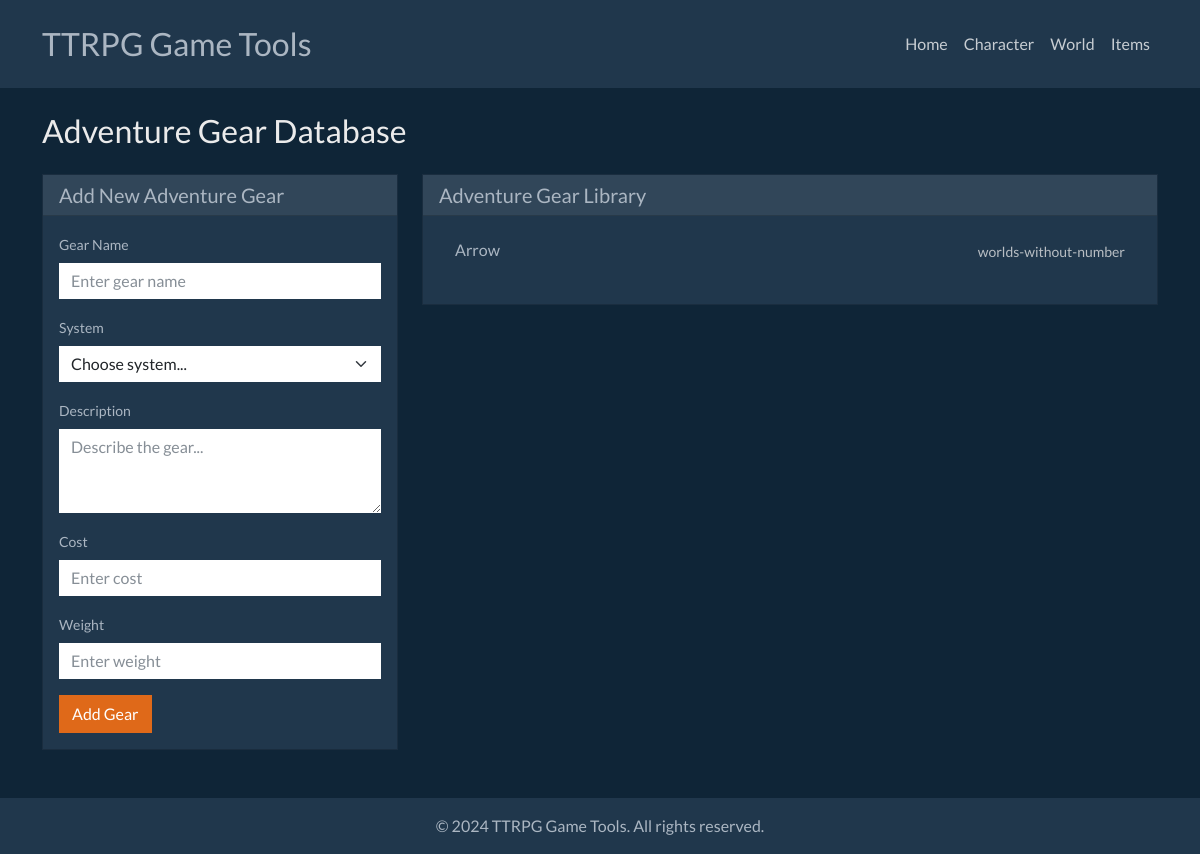
The page /adventure on the database as committed earlier.
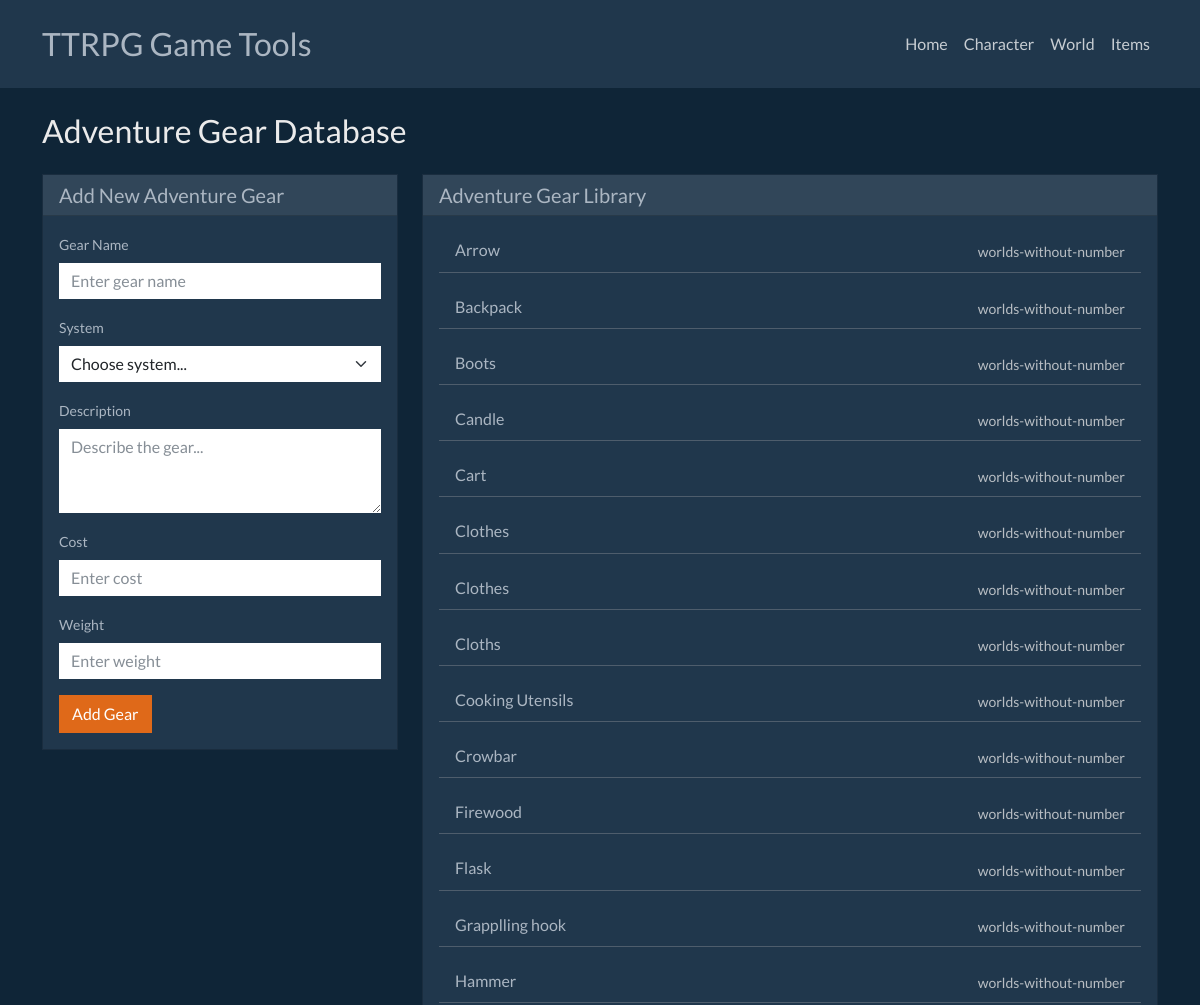
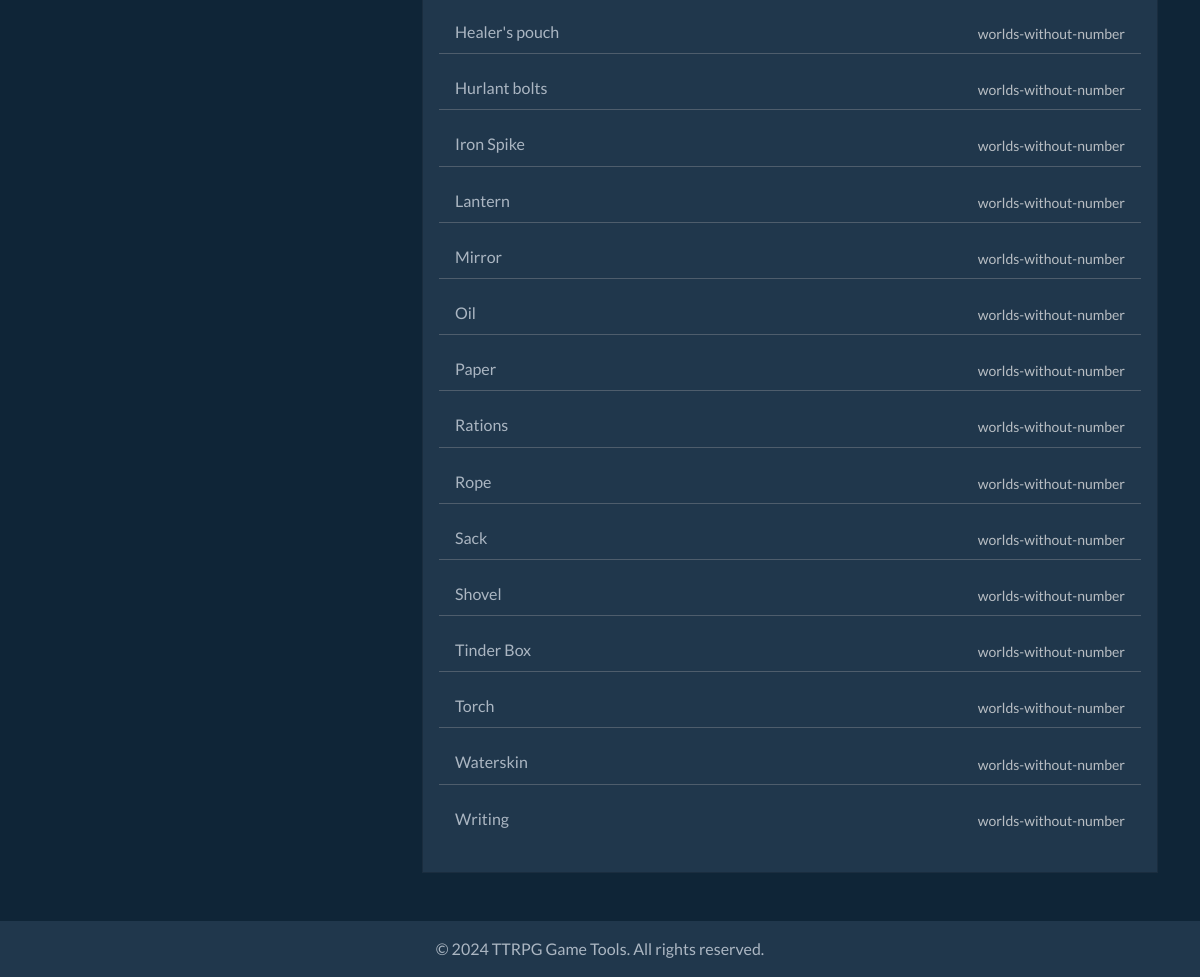
The same page on the database as committed later (2 pictures, top to bottom).
### tables this page shows
CREATE TABLE adventure_gear (
            id TEXT PRIMARY KEY,
            name TEXT NOT NULL,
            system TEXT NOT NULL,
            description TEXT NOT NULL,
            cost TEXT NOT NULL,
            weight TEXT NOT NULL,
            created_at TIMESTAMP DEFAULT CURRENT_TIMESTAMP
        );

### main.py (the view)
@app.get("/adventure")
async def adventure(request: Request):
    gear_list = get_all_adventure_gear()
    return templates.TemplateResponse("adventure.html", {"request": request, "adventure_gear": gear_list})

### templates/adventure.html (shortened to what this page needs)
{% extends "base.html" %}
{% block content %}
<div class="row">
    <div class="col-12">
        <h2 class="mb-4">Adventure Gear Database</h2>
    </div>
</div>
<div class="row">
    <div class="col-md-4">
        <div class="card bg-dark text-light">
            <div class="card-header">
                <h5 class="card-title mb-0">Add New Adventure Gear</h5>
            </div>
            <div class="card-body">
                <form method="POST" action="/adventure">
                    <div class="mb-3">
                        <label for="gearName" class="form-label">Gear Name</label>
                        <input type="text" class="form-control" id="gearName" name="gearName" placeholder="Enter gear name">
                    </div>
                    <div class="mb-3">
                        <label for="system" class="form-label">System</label>
                        <select class="form-select" id="system" name="system">
                            <option selected>Choose system...</option>
                        </select>
                    </div>
                    <div class="mb-3">
                        <label for="gearDescription" class="form-label">Description</label>
                        <textarea class="form-control" id="gearDescription" name="gearDescription" rows="3" placeholder="Describe the gear..."></textarea>
                    </div>
                    <div class="mb-3">
                        <label for="gearCost" class="form-label">Cost</label>
                        <input type="text" class="form-control" id="gearCost" name="gearCost" placeholder="Enter cost">
                    </div>
                    <div class="mb-3">
                        <label for="gearWeight" class="form-label">Weight</label>
                        <input type="text" class="form-control" id="gearWeight" name="gearWeight" placeholder="Enter weight">
                    </div>
                    <button type="submit" class="btn btn-primary">Add Gear</button>
                </form>
            </div>
        </div>
    </div>
    <div class="col-md-8">
        <div class="card bg-dark text-light">
            <div class="card-header">
                <h5 class="card-title mb-0">Adventure Gear Library</h5>
            </div>
            <div class="card-body">
                {% if adventure_gear %}
                    <div class="list-group list-group-flush">
                        {% for gear in adventure_gear %}
                        <div class="list-group-item bg-dark text-light border-secondary mb-3 d-flex w-100 justify-content-between align-items-center">
                            <h6 class="mb-1">{{ gear.name }}</h6>
                            <small class="text-muted ms-2">{{ gear.system }}</small>
                        </div>
                        {% endfor %}
                    </div>
                {% else %}
                    <p class="text-muted">No adventure gear added yet.</p>
                {% endif %}
            </div>
        </div>
    </div>
</div>
{% endblock %}

### templates/base.html (shortened to what this page needs)
<!DOCTYPE html>
<html lang="en">
<head>
    <link rel="stylesheet" href="{{ url_for('static', path='/css/bootstrap-superhero.min.css') }}">
    <link rel="stylesheet" href="{{ url_for('static', path='/css/custom.css') }}">
</head>
<body>
    <header class="bg-dark text-light py-3">
        <div class="container">
            <div class="row align-items-center">
                <div class="col-md-6">
                    <h1 class="h2 mb-0">TTRPG Game Tools</h1>
                </div>
                <div class="col-md-6">
                    <nav class="navbar navbar-expand-lg navbar-dark">
                        <div class="collapse navbar-collapse" id="navbarNav">
                            <ul class="navbar-nav ms-auto">
                                <li class="nav-item">
                                    <a class="nav-link {% if request.url.path == '/' %}active{% endif %}" href="/">Home</a>
                                </li>
                                <li class="nav-item">
                                    <a class="nav-link {% if request.url.path == '/character' %}active{% endif %}" href="/character">Character</a>
                                </li>
                                <li class="nav-item">
                                    <a class="nav-link {% if request.url.path == '/world' %}active{% endif %}" href="/world">World</a>
                                </li>
                                <li class="nav-item">
                                    <a class="nav-link {% if request.url.path == '/items' %}active{% endif %}" href="/items">Items</a>
                                </li>
                            </ul>
                        </div>
                    </nav>
                </div>
            </div>
        </div>
    </header>
    <main class="container mt-4">
        {% block content %}{% endblock %}
    </main>
    <footer class="bg-dark text-light py-3 mt-5">
        <div class="container">
            <div class="row">
                <div class="col-12 text-center">
                    <p class="mb-0">&copy; 2024 TTRPG Game Tools. All rights reserved.</p>
                </div>
            </div>
        </div>
    </footer>
</body>
</html>

Rows that differ between the two databases and show on the page:
added adventure_gear: name "Backpack", system "worlds-without-number"
added adventure_gear: name "Boots", system "worlds-without-number"
added adventure_gear: name "Candle", system "worlds-without-number"
added adventure_gear: name "Cart", system "worlds-without-number"
added adventure_gear: name "Clothes", system "worlds-without-number"
added adventure_gear: name "Clothes", system "worlds-without-number"
added adventure_gear: name "Cloths", system "worlds-without-number"
added adventure_gear: name "Cooking Utensils", system "worlds-without-number"
added adventure_gear: name "Crowbar", system "worlds-without-number"
added adventure_gear: name "Firewood", system "worlds-without-number"
added adventure_gear: name "Flask", system "worlds-without-number"
added adventure_gear: name "Grapplling hook", system "worlds-without-number"
added adventure_gear: name "Hammer", system "worlds-without-number"
added adventure_gear: name "Healer's pouch", system "worlds-without-number"
added adventure_gear: name "Hurlant bolts", system "worlds-without-number"
added adventure_gear: name "Iron Spike", system "worlds-without-number"
added adventure_gear: name "Lantern", system "worlds-without-number"
added adventure_gear: name "Mirror", system "worlds-without-number"
added adventure_gear: name "Oil", system "worlds-without-number"
added adventure_gear: name "Paper", system "worlds-without-number"
added adventure_gear: name "Rations", system "worlds-without-number"
added adventure_gear: name "Rope", system "worlds-without-number"
added adventure_gear: name "Sack", system "worlds-without-number"
added adventure_gear: name "Shovel", system "worlds-without-number"
added adventure_gear: name "Tinder Box", system "worlds-without-number"
added adventure_gear: name "Torch", system "worlds-without-number"
added adventure_gear: name "Waterskin", system "worlds-without-number"
added adventure_gear: name "Writing", system "worlds-without-number"
